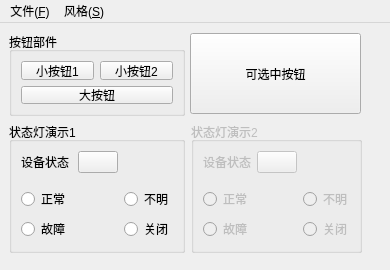
<?xml version="1.0" encoding="UTF-8"?>
<ui version="4.0">
 <class>StyleMainWindow</class>
 <widget class="QMainWindow" name="StyleMainWindow">
  <property name="geometry">
   <rect>
    <x>0</x>
    <y>0</y>
    <width>390</width>
    <height>270</height>
   </rect>
  </property>
  <property name="windowTitle">
   <string>MainWindow</string>
  </property>
  <widget class="QWidget" name="centralwidget">
   <widget class="QGroupBox" name="groupBox">
    <property name="geometry">
     <rect>
      <x>9</x>
      <y>9</y>
      <width>176</width>
      <height>84</height>
     </rect>
    </property>
    <property name="title">
     <string>按钮部件</string>
    </property>
    <layout class="QGridLayout" name="gridLayout">
     <item row="0" column="0">
      <widget class="QPushButton" name="pushButton">
       <property name="text">
        <string>小按钮1</string>
       </property>
      </widget>
     </item>
     <item row="0" column="1">
      <widget class="QPushButton" name="pushButton_2">
       <property name="text">
        <string>小按钮2</string>
       </property>
      </widget>
     </item>
     <item row="1" column="0" colspan="2">
      <widget class="QPushButton" name="pushButton_3">
       <property name="sizePolicy">
        <sizepolicy hsizetype="Minimum" vsizetype="Expanding">
         <horstretch>0</horstretch>
         <verstretch>0</verstretch>
        </sizepolicy>
       </property>
       <property name="text">
        <string>大按钮</string>
       </property>
      </widget>
     </item>
    </layout>
   </widget>
   <widget class="QPushButton" name="pushButton_4">
    <property name="geometry">
     <rect>
      <x>190</x>
      <y>10</y>
      <width>171</width>
      <height>81</height>
     </rect>
    </property>
    <property name="text">
     <string>可选中按钮</string>
    </property>
    <property name="checkable">
     <bool>true</bool>
    </property>
   </widget>
   <widget class="QGroupBox" name="groupBox_2">
    <property name="geometry">
     <rect>
      <x>9</x>
      <y>99</y>
      <width>176</width>
      <height>131</height>
     </rect>
    </property>
    <property name="title">
     <string>状态灯演示1</string>
    </property>
    <layout class="QGridLayout" name="gridLayout_2">
     <item row="3" column="0">
      <widget class="QRadioButton" name="fineRadioBtn">
       <property name="text">
        <string>正常</string>
       </property>
      </widget>
     </item>
     <item row="3" column="2">
      <widget class="QRadioButton" name="unknownRadioBtn">
       <property name="text">
        <string>不明</string>
       </property>
      </widget>
     </item>
     <item row="4" column="0">
      <widget class="QRadioButton" name="faultRadioBtn">
       <property name="text">
        <string>故障</string>
       </property>
      </widget>
     </item>
     <item row="4" column="2">
      <widget class="QRadioButton" name="closedRadioBtn">
       <property name="text">
        <string>关闭</string>
       </property>
      </widget>
     </item>
     <item row="2" column="0">
      <spacer name="verticalSpacer">
       <property name="orientation">
        <enum>Qt::Vertical</enum>
       </property>
       <property name="sizeHint" stdset="0">
        <size>
         <width>20</width>
         <height>40</height>
        </size>
       </property>
      </spacer>
     </item>
     <item row="0" column="0">
      <widget class="QLabel" name="label">
       <property name="text">
        <string>设备状态：</string>
       </property>
      </widget>
     </item>
     <item row="0" column="1">
      <widget class="CRoundPushBtn" name="statPushBtn">
       <property name="text">
        <string/>
       </property>
      </widget>
     </item>
    </layout>
   </widget>
   <widget class="QGroupBox" name="groupBox_3">
    <property name="enabled">
     <bool>false</bool>
    </property>
    <property name="geometry">
     <rect>
      <x>191</x>
      <y>99</y>
      <width>171</width>
      <height>131</height>
     </rect>
    </property>
    <property name="title">
     <string>状态灯演示2</string>
    </property>
    <layout class="QGridLayout" name="gridLayout_3">
     <item row="3" column="0">
      <widget class="QRadioButton" name="radioButton_4">
       <property name="text">
        <string>正常</string>
       </property>
      </widget>
     </item>
     <item row="3" column="2">
      <widget class="QRadioButton" name="radioButton_6">
       <property name="text">
        <string>不明</string>
       </property>
      </widget>
     </item>
     <item row="4" column="0">
      <widget class="QRadioButton" name="radioButton_7">
       <property name="text">
        <string>故障</string>
       </property>
      </widget>
     </item>
     <item row="4" column="2">
      <widget class="QRadioButton" name="radioButton_8">
       <property name="text">
        <string>关闭</string>
       </property>
      </widget>
     </item>
     <item row="2" column="0">
      <spacer name="verticalSpacer_2">
       <property name="orientation">
        <enum>Qt::Vertical</enum>
       </property>
       <property name="sizeHint" stdset="0">
        <size>
         <width>20</width>
         <height>40</height>
        </size>
       </property>
      </spacer>
     </item>
     <item row="0" column="0">
      <widget class="QLabel" name="label_2">
       <property name="text">
        <string>设备状态：</string>
       </property>
      </widget>
     </item>
     <item row="0" column="1">
      <widget class="QPushButton" name="pushButton_6">
       <property name="text">
        <string/>
       </property>
      </widget>
     </item>
    </layout>
   </widget>
  </widget>
  <widget class="QMenuBar" name="menubar">
   <property name="geometry">
    <rect>
     <x>0</x>
     <y>0</y>
     <width>390</width>
     <height>19</height>
    </rect>
   </property>
   <widget class="QMenu" name="menu_F">
    <property name="title">
     <string>文件(&amp;F)</string>
    </property>
    <addaction name="action_X"/>
   </widget>
   <widget class="QMenu" name="menu_S">
    <property name="title">
     <string>风格(&amp;S)</string>
    </property>
    <addaction name="action_1"/>
    <addaction name="action_2"/>
    <addaction name="action_3"/>
   </widget>
   <addaction name="menu_F"/>
   <addaction name="menu_S"/>
  </widget>
  <action name="action_X">
   <property name="text">
    <string>退出(&amp;X)</string>
   </property>
  </action>
  <action name="action_1">
   <property name="text">
    <string>风格1</string>
   </property>
  </action>
  <action name="action_2">
   <property name="text">
    <string>风格2</string>
   </property>
  </action>
  <action name="action_3">
   <property name="text">
    <string>风格3</string>
   </property>
  </action>
 </widget>
 <customwidgets>
  <customwidget>
   <class>CRoundPushBtn</class>
   <extends>QPushButton</extends>
   <header location="global">RoundPushBtn.h</header>
  </customwidget>
 </customwidgets>
 <resources/>
 <connections/>
</ui>
